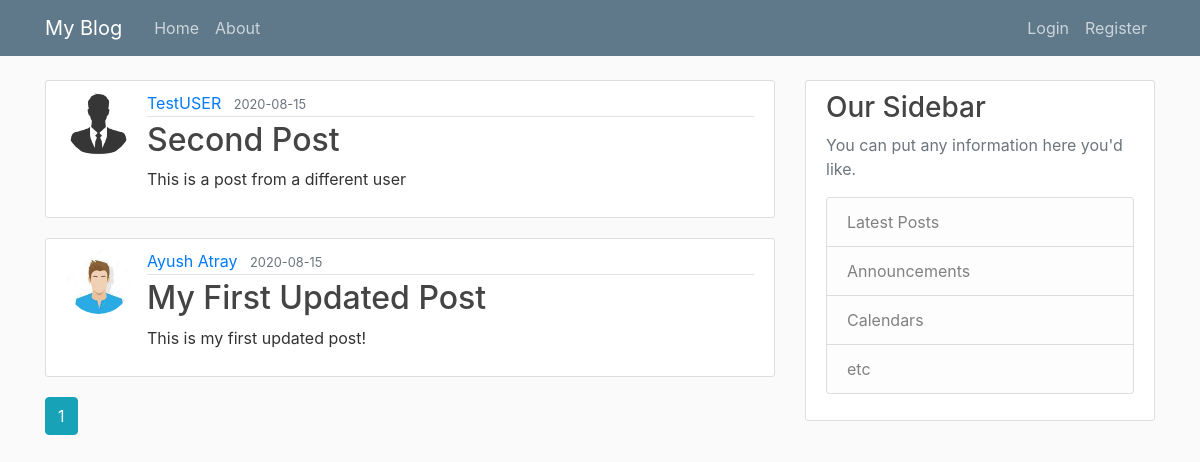
The page /home on the database its author committed.
### flask_blog/models.py (models this page shows, shortened)
class Post(db.Model):
	id=db.Column(db.Integer,primary_key=True)
	title=db.Column(db.String(100),nullable=False)
	date_posted=db.Column(db.DateTime,nullable=False,default=datetime.utcnow)
	content=db.Column(db.Text, nullable=False)
	user_id=db.Column(db.Integer,db.ForeignKey('user.id'),nullable=False)

class User(db.Model,UserMixin):
	id=db.Column(db.Integer,primary_key=True)
	username=db.Column(db.String(20),unique=True,nullable=False)
	email=db.Column(db.String(120),unique=True,nullable=False)
	image_file=db.Column(db.String(20),nullable=False,default='default.jpg')
	password=db.Column(db.String(60),nullable=False)
	posts=db.relationship('Post',backref='author',lazy=True)

### flask_blog/routes.py (the view)
@app.route("/")
@app.route("/home")
def home():
	page=request.args.get('page',1,type=int)
	posts = Post.query.order_by(Post.date_posted.desc()).paginate(page=page, per_page=5)
	return render_template('home.html',posts=posts)

### flask_blog/templates/home.html
{% extends "layout.html" %}
{% block content %}
	{% for post in posts.items %}
		<article class="media content-section">
		  <img class="rounded-circle article-img" src="{{ url_for('static',filename='profile_pics/' + post.author.image_file) }}">
		  <div class="media-body">
		    <div class="article-metadata">
		      <a class="mr-2" href="{{ url_for('user_posts', username=post.author.username) }}">{{ post.author.username }}</a>
		      <small class="text-muted">{{ post.date_posted.strftime('%Y-%m-%d') }}</small>
		    </div>
		    <h2><a class="article-title" href="{{ url_for('post',post_id=post.id) }}">{{ post.title }}</a></h2>
		    <p class="article-content">{{ post.content }}</p>
		  </div>
		</article>
	{% endfor %}
	{% for page_num in posts.iter_pages(left_edge=1, right_edge=1, left_current=1, right_current=2) %}
      {% if page_num %}
        {% if posts.page == page_num %}
          <a class="btn btn-info mb-4" href="{{ url_for('home', page=page_num) }}">{{ page_num }}</a>
        {% else %}
          <a class="btn btn-outline-info mb-4" href="{{ url_for('home', page=page_num) }}">{{ page_num }}</a>
        {% endif %}
      {% else %}
        ...
      {% endif %}
    {% endfor %}
{% endblock content %}

### flask_blog/templates/layout.html (shortened to what this page needs)
<!DOCTYPE html>
<html>
<head>
    <link rel="stylesheet" href="https://stackpath.bootstrapcdn.com/bootstrap/4.5.2/css/bootstrap.min.css">
    <link rel="stylesheet" type="text/css" href="{{ url_for('static',filename='main.css') }}">
</head>
<body>
	<header class="site-header">
	  <nav class="navbar navbar-expand-md navbar-dark bg-steel fixed-top">
	    <div class="container">
	      <a class="navbar-brand mr-4" href="/">My Blog</a>
	      <div class="collapse navbar-collapse" id="navbarToggle">
	        <div class="navbar-nav mr-auto">
	          <a class="nav-item nav-link" href={{ url_for('home') }}>Home</a>
	          <a class="nav-item nav-link" href={{ url_for('about') }}>About</a>
	        </div>
	        <div class="navbar-nav">
	          {% if current_user.is_authenticated %}
	          	  <a class="nav-item nav-link" href={{ url_for('new_post') }}>New Post</a>
	          	  <a class="nav-item nav-link" href={{ url_for('account') }}>Account</a>
	          	  <a class="nav-item nav-link" href={{ url_for('logout') }}>Logout</a>
	          {% else %}
		          <a class="nav-item nav-link" href={{ url_for('login') }}>Login</a>
		          <a class="nav-item nav-link" href={{ url_for('register') }}>Register</a>
		      {% endif %}
	        </div>
	      </div>
	    </div>
	  </nav>
	</header>
	<main role="main" class="container">
	  <div class="row">
	    <div class="col-md-8">
	    	{% block content %}{% endblock %}
	    </div>
	    <div class="col-md-4">
	      <div class="content-section">
	        <h3>Our Sidebar</h3>
	        <p class='text-muted'>You can put any information here you'd like.
	          <ul class="list-group">
	            <li class="list-group-item list-group-item-light">Latest Posts</li>
	            <li class="list-group-item list-group-item-light">Announcements</li>
	            <li class="list-group-item list-group-item-light">Calendars</li>
	            <li class="list-group-item list-group-item-light">etc</li>
	          </ul>
	        </p>
	      </div>
	    </div>
	  </div>
	</main>
</body>
</html>

### flask_blog/static/main.css (style rules this page uses)
body { background: #fafafa; color: #333333; margin-top: 5rem; }
h1, h2, h3, h4, h5, h6 { color: #444444; }
.bg-steel { background-color: #5f788a; }
.site-header .navbar-nav .nav-link { color: #cbd5db; }
.content-section { background: #ffffff; padding: 10px 20px; border: 1px solid #dddddd; border-radius: 3px; margin-bottom: 20px; }
.article-title { color: #444444; }
.article-content { white-space: pre-line; }
.article-img { height: 65px; width: 65px; margin-right: 16px; }
.article-metadata { padding-bottom: 1px; margin-bottom: 4px; border-bottom: 1px solid #e3e3e3 }

### rows shown on the page
Post: image_file (placeholder picture), author.username "TestUSER", date_posted "2020-08-15", title "Second Post", content "This is a post from a different user"
Post: image_file (picture), author.username "Ayush Atray", date_posted "2020-08-15", title "My First Updated Post", content "This is my first updated post!"

### other values the page prints
{{ page_num }} "1"
